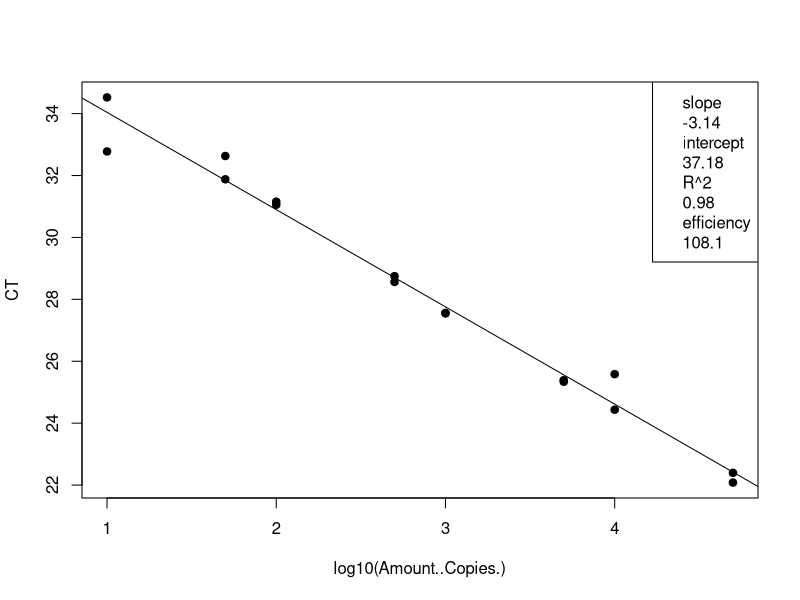
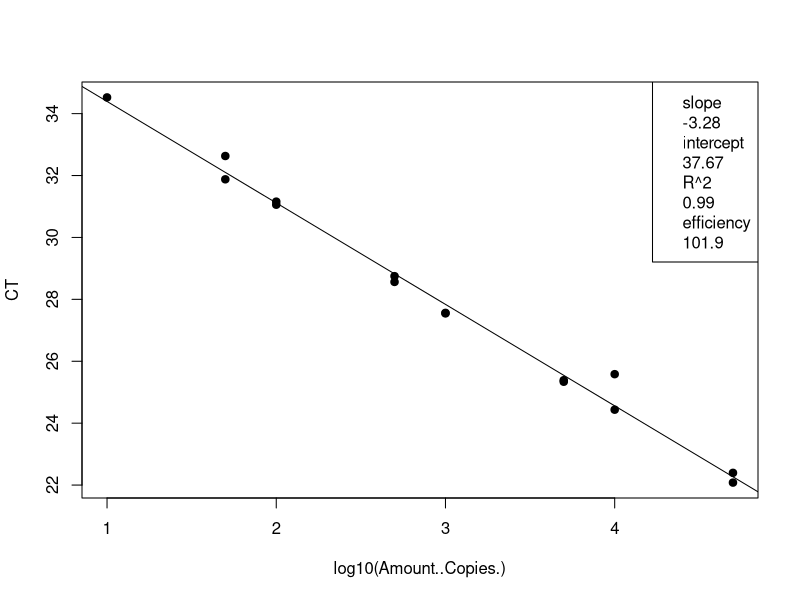
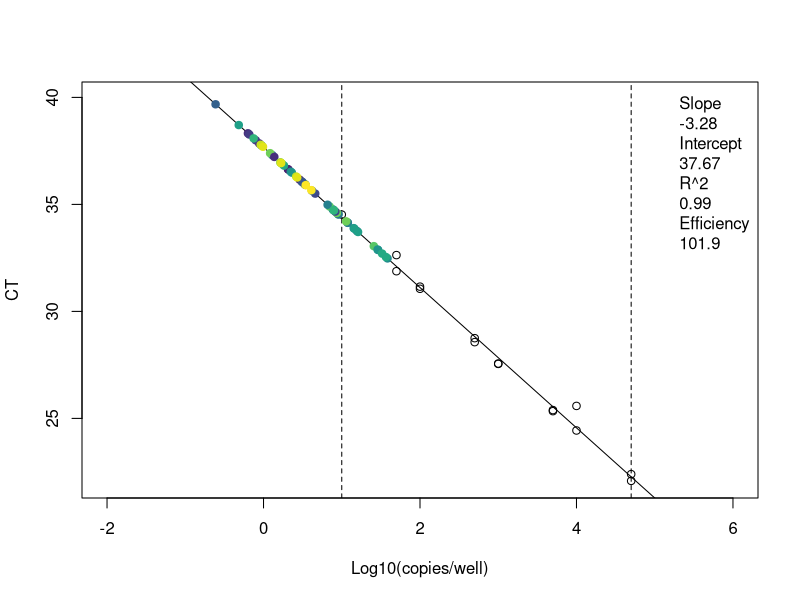
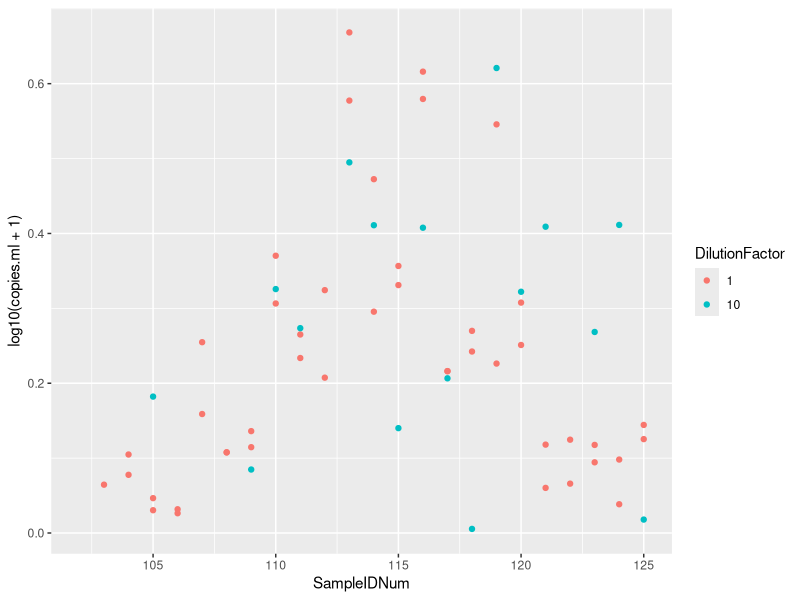

Recreate these plots in R, in order.
## ---- chunk 1
knitr::opts_chunk$set(echo = TRUE)

## ---- chunk 2
# clear workspace
rm(list=ls())

# load the data (note data file must be in this repository)
data <- read.csv("Plate5_Entero_qPCRConversion.csv")

## ---- chunk 3
# linear regression of standard curve
standards = subset(data, Name == "STANDARD")
standardCurve <- lm(CT ~ log10(Amount..Copies.), data = standards)

# save the line info
standard_slope = standardCurve$coefficients[2]
standard_intercept = standardCurve$coefficients[1]
R2 = summary(standardCurve)$r.squared
efficiency =  (10^(-1/standardCurve$coefficients[2])-1)*100

# plot standards and best fit line
standardCurvePlot <- plot(CT ~ log10(Amount..Copies.), data = standards, pch=19) 
abline(coef(standardCurve)) 
legend("topright", legend = c(paste= "slope", round(standard_slope, 2), paste= "intercept", round(standard_intercept, 2), paste= "R^2", round(R2, 2), paste = "efficiency", round(efficiency, 1)))
## ---- chunk 4
standards = standards[-15,]
standardCurve <- lm(CT ~ log10(Amount..Copies.), data = standards)

# save the line info
standard_slope = standardCurve$coefficients[2]
standard_intercept = standardCurve$coefficients[1]
R2 = summary(standardCurve)$r.squared
efficiency =  (10^(-1/standardCurve$coefficients[2])-1)*100

# plot standards and best fit line
standardCurvePlot <- plot(CT ~ log10(Amount..Copies.), data = standards, pch=19) 
abline(coef(standardCurve)) 
legend("topright", legend = c(paste= "slope", round(standard_slope, 2), paste= "intercept", round(standard_intercept, 2), paste= "R^2", round(R2, 2), paste = "efficiency", round(efficiency, 1)))
## ---- chunk 5
# data set of unknowns including info on standard curve
unknowns = subset(data, Name == "UNKNOWN")

# add new columns to the data table
unknowns$plate_num = 5 # note:change to the actual plate number
unknowns$standard_slope = standard_slope
unknowns$standard_intercept = standard_intercept
unknowns$R2 = R2
unknowns$efficiency = efficiency
  
# add a new column that interpolates copies/well from Ct for the unknowns
unknowns$log.copies.well = (unknowns$CT - standard_intercept)/standard_slope
unknowns$copies.well = 10^unknowns$log.copies.well

# copies/ul extract accounting for dilution factor
vol.well = 3 # note:change to qPCR template volume in ul
unknowns$vol.well = vol.well
unknowns$copies.ul = ((unknowns$copies.well/vol.well)*unknowns$DilutionFactor)

# copies/extraction
vol.elution = 110 #note:change to DNA extraction elution volume in ul
unknowns$vol.elution = vol.elution
unknowns$copies.extraction = (unknowns$copies.ul*vol.elution)

# copies/ml #Volume is volume of sample filtered in mL
unknowns$copies.ml = (unknowns$copies.extraction/unknowns$Volume)
## ---- chunk 6
# set up the color palette
library(viridis)
unknowns$SampleIDNum = as.factor(as.character(unknowns$SampleIDNum)) # change to factor for colors
Colors = viridis(n=nlevels(unknowns$SampleIDNum)) # set the color levels to call on later

# check the range and adjust the limits in plot
range(unknowns$CT, na.rm=T) # y limits
range(unknowns$log.copies.well, na.rm =T) # x limits

# plot the standard curve again
standardCurvePlot <- plot(CT ~ log10(Amount..Copies.), data = standards,
                          xlim = c(-2,6), ylim = c(22,40),
                          xlab = "Log10(copies/well)",
                          ylab = "CT") 

# add boundaries and standard line
abline(v=log10(10), lty=2)
abline(v=log10(50000), lty=2)
abline(coef(standardCurve)) 

# add the sample data
standardCurvePlot <- points(CT ~ log.copies.well, data = unknowns, pch=19, 
                            col = Colors[unknowns$SampleIDNum])
legend("topright", inset = 0.002, box.lty=0, legend=c(paste= "Slope", round(standardCurve$coefficients[2], 2), 
                                                      paste= "Intercept", round(standardCurve$coefficients[1], 2), 
                                                      paste= "R^2", round(summary(standardCurve)$r.squared, 2),
                                                      paste = "Efficiency", round((10^(-1/standardCurve$coefficients[2])-1)*100, 1)))

## ---- chunk 7
# make a plot that compares the diluted to undiluted replicates for each sample including dilution factor
library("ggplot2")
unknowns$SampleIDNum <- as.numeric(as.character(unknowns$SampleIDNum)) # change to numeric
unknowns$DilutionFactor <- as.factor(as.character(unknowns$DilutionFactor)) # change to factor
qplot(SampleIDNum,log10(copies.ml+1), data=unknowns, col=DilutionFactor)
## ---- chunk 8
# write csv file
write.csv(unknowns, file = "Plate5_Entero_ConvertedData.csv", row.names=FALSE, na="")

# average the replicates (if not strongly inhibited) and make a new file
library(dplyr)
data.average = unknowns %>% group_by(SampleIDNum) %>% summarise(copies.ml = mean(copies.ml, na.rm = T))
write.csv(data.average, file = "Plate5_Entero_Averaged.csv", row.names=FALSE, na="")
